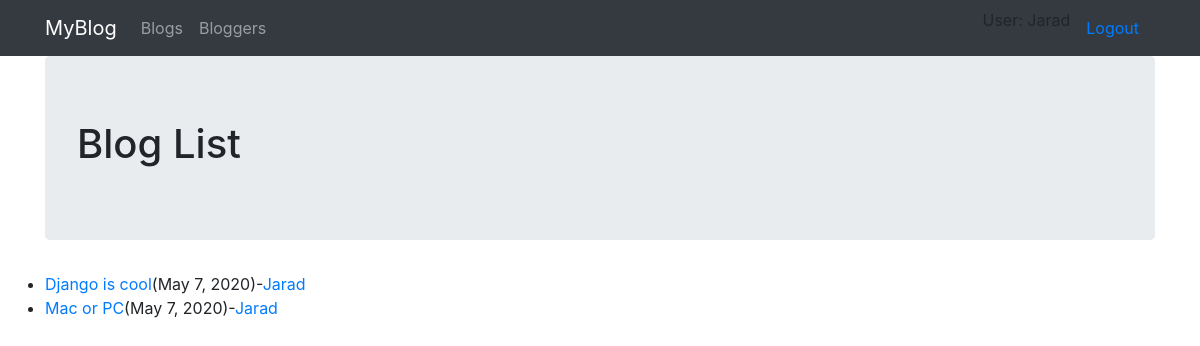
The app's page /blog/blogs/ (signed in) with its own data.
### blog/models.py (models this page shows, shortened)
class Blog(models.Model):
    name = models.CharField(max_length=200)
    author = models.ForeignKey(BlogAuthor, on_delete=models.SET_NULL, null=True)
    description = models.TextField(max_length=2000, help_text="Enter you blog text here.")
    post_date = models.DateField(default=date.today)
    class Meta:
        ordering = ["-post_date"]
    def get_absolute_url(self):
        return reverse('blog-detail', args=[str(self.id)])

class BlogAuthor(models.Model):
    user = models.OneToOneField(User, on_delete=models.SET_NULL, null=True)
    bio = models.TextField(max_length=400, help_text="Enter your bio details here.")
    class Meta:
        ordering = ["user","bio"]
    def __str__(self):
        return self.user.username

### blog/views.py (the view)
# urls.py: path('blogs/',views.BlogListView.as_view(),name='blogs'),
class BlogListView(generic.ListView):
    model=Blog

### blog/templates/blog/blog_list.html
{% extends "base.html"%}
{% block body_block %}
    <div class="jumbotron">
        <h1>Blog List</h1>
    </div>
    {% if blog_list %}
        <ul class="list-group">
            {% for blog in blog_list %}
                <li class="list-group-ite">
                    <a href="{{blog.get_absolute_url}}">{{blog.name}}</a>({{blog.post_date}})-<a href="{% url 'blogs-by-author' blog.author.pk %}">{{ blog.author }}</a>
                </li>
            {% endfor %}
        </ul>
        {% else %}
        <p>There are no blogs available</p>
    {% endif %}
{% endblock %}

### blog/templates/base.html (shortened to what this page needs)
<!DOCTYPE html>
{% load static %}
<html lang="en">
<head>
    <link rel="stylesheet" href="https://stackpath.bootstrapcdn.com/bootstrap/4.4.1/css/bootstrap.min.css"
>
</head>
<body>
    <nav class="navbar navbar-dark bg-dark navbar navbar-expand-lg">
        <div class="container">
            <ul class="navbar-nav mr-auto">
                <li><a class="navbar-brand" href="{% url 'index'%}">MyBlog</a></li>
                <li><a class="nav-link" href="{% url 'blogs'%}">Blogs</a></li>
                <li><a class="nav-link" href="{% url 'authors'%}">Bloggers</a></li>
            </ul>
            <ul class="nav justify-content-end">
                {% if user.is_authenticated %}
                    <li class="nav-item">User: {{ user.get_username }}</li>
                    <li class="nav-item"><a class="nav-link active" href="{% url 'logout'%}?next={{request.path}}">Logout</a></li>
                {% else %}
                    <li class="nav-item"><a class="nav-link active" href="{% url 'login'%}?next={{request.path}}">Login</a></li>
                {% endif %}
            </ul>
        </div>
    </nav>
    <div class="container">
        {% block body_block %}{% endblock %}
    </div>
</body>
</html>

### records on screen
Blog: name "Django is cool", post_date "May 7, 2020", author "Jarad"
Blog: name "Mac or PC", post_date "May 7, 2020", author "Jarad"

### other values on screen
{{ user.get_username }} "Jarad"
